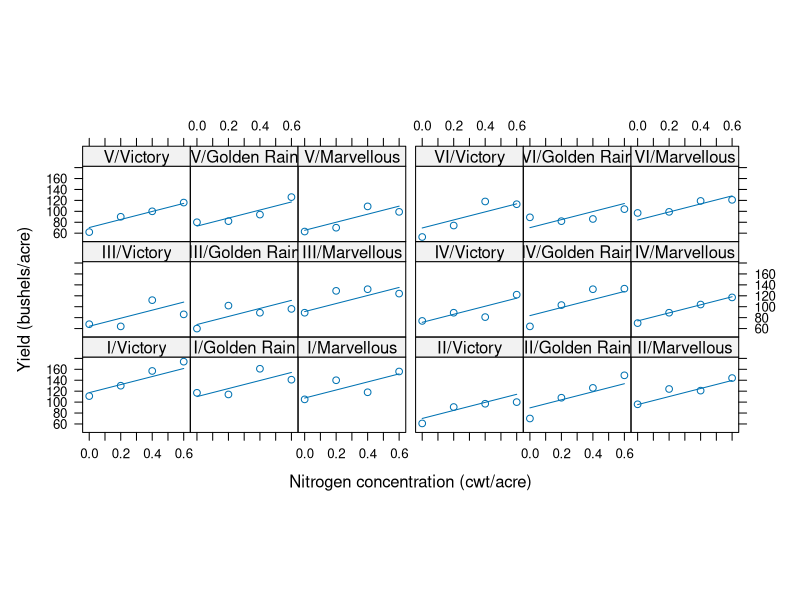

R code for this plot:
# Use nlme library for non-linear mixed-effect models
library(nlme)

# Import Oats data into a dataframe
Oats.df <- data.frame(Oats)
Oats.df$Block <- factor(as.character(Oats.df$Block))

# Fit data using linear mixed-effects model
Oats.lme1 <- lme(yield ~ ordered(nitro) * Variety, data = Oats.df, random = ~ 1 | Block/Variety)

# Perform analysis-of-variance to observe effects significance
anova(Oats.lme1)

# -> Refit without Variety*nitro interaction because non-significant
Oats.lme2 <- lme(yield ~ ordered(nitro) + Variety, data = Oats.df, random = ~ 1 | Block/Variety)
anova(Oats.lme2)
summary(Oats.lme2)

# -> Refit without Variety fixed-effect because non-significant
Oats.lme3 <- lme(yield ~ ordered(nitro), data = Oats.df, random = ~ 1 | Block/Variety)
anova(Oats.lme3)
summary(Oats.lme3)

# -> Refit using nitro as numeric variable as quadratic (Q) and cubic (C) terms are not significant
Oats.lme4 <- lme(yield ~ nitro, data = Oats, random = ~ 1 | Block/Variety)
# NB: Use Oats as Groupd Data to avoid plot error
anova(Oats.lme4)
summary(Oats.lme4)

# Examine variance components and confidence intervals
VarCorr(Oats.lme4)
intervals(Oats.lme4)

# Plot original data and fitted curves
plot( augPred(Oats.lme4), aspect = 0.7, layout = c(6,3), between = list( x = c(0, 0, 0.5)))

# write.csv(Machines.df,"Exercises/Machines.csv", row.names = FALSE)
library(lme4)
Oats.lme5 <- lmer(yield ~ nitro + (1 | Block:Variety), data = Oats)
summary(Oats.lme5)

